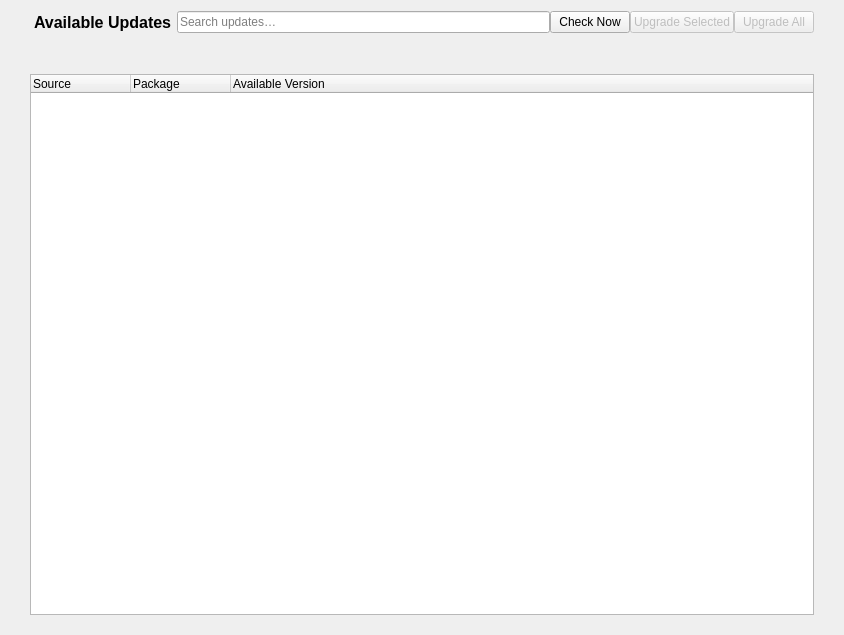
<?xml version="1.0" encoding="UTF-8"?>
<ui version="4.0">
 <class>UpdatesPage</class>
 <widget class="QWidget" name="UpdatesPage">
  <property name="geometry">
   <rect>
    <x>0</x>
    <y>0</y>
    <width>844</width>
    <height>635</height>
   </rect>
  </property>
  <property name="windowTitle">
   <string>Available Updates</string>
  </property>
  <layout class="QGridLayout" name="gridLayout">
   <property name="leftMargin">
    <number>30</number>
   </property>
   <property name="topMargin">
    <number>5</number>
   </property>
   <property name="rightMargin">
    <number>30</number>
   </property>
   <property name="bottomMargin">
    <number>20</number>
   </property>
   <property name="horizontalSpacing">
    <number>0</number>
   </property>
   <property name="verticalSpacing">
    <number>2</number>
   </property>
   <!-- Row 0: title + search + actions -->
   <item row="0" column="0">
    <widget class="QLabel" name="lblTitle">
     <property name="text">
      <string>Available Updates</string>
     </property>
     <property name="styleSheet">
      <string>font-size: 16px; font-weight: bold; padding: 8px 0;</string>
     </property>
    </widget>
   </item>
   <item row="0" column="1">
    <widget class="QLineEdit" name="txtSearch">
     <property name="placeholderText">
      <string>Search updates…</string>
     </property>
    </widget>
   </item>
   <item row="0" column="2">
    <layout class="QHBoxLayout" name="layoutButtons">
     <item>
      <widget class="QPushButton" name="btnCheckNow">
       <property name="text">
        <string>Check Now</string>
       </property>
      </widget>
     </item>
     <item>
      <widget class="QPushButton" name="btnUpgradeSelected">
       <property name="text">
        <string>Upgrade Selected</string>
       </property>
       <property name="enabled">
        <bool>false</bool>
       </property>
      </widget>
     </item>
     <item>
      <widget class="QPushButton" name="btnUpgradeAll">
       <property name="text">
        <string>Upgrade All</string>
       </property>
       <property name="enabled">
        <bool>false</bool>
       </property>
      </widget>
     </item>
    </layout>
   </item>
   <!-- Row 1: status label -->
   <item row="1" column="0" colspan="3">
    <widget class="QLabel" name="lblStatus">
     <property name="text">
      <string></string>
     </property>
    </widget>
   </item>
   <!-- Row 2: loading indicator -->
   <item row="2" column="0" colspan="3">
    <widget class="QLabel" name="lblLoading">
     <property name="alignment">
      <set>Qt::AlignCenter</set>
     </property>
     <property name="text">
      <string></string>
     </property>
    </widget>
   </item>
   <!-- Row 3: tree widget -->
   <item row="3" column="0" colspan="3">
    <widget class="QTreeWidget" name="treeUpdates">
     <property name="selectionMode">
      <enum>QAbstractItemView::ExtendedSelection</enum>
     </property>
     <property name="rootIsDecorated">
      <bool>false</bool>
     </property>
     <property name="alternatingRowColors">
      <bool>true</bool>
     </property>
     <column>
      <property name="text">
       <string>Source</string>
      </property>
     </column>
     <column>
      <property name="text">
       <string>Package</string>
      </property>
     </column>
     <column>
      <property name="text">
       <string>Available Version</string>
      </property>
     </column>
    </widget>
   </item>
  </layout>
 </widget>
 <resources/>
 <connections/>
</ui>
